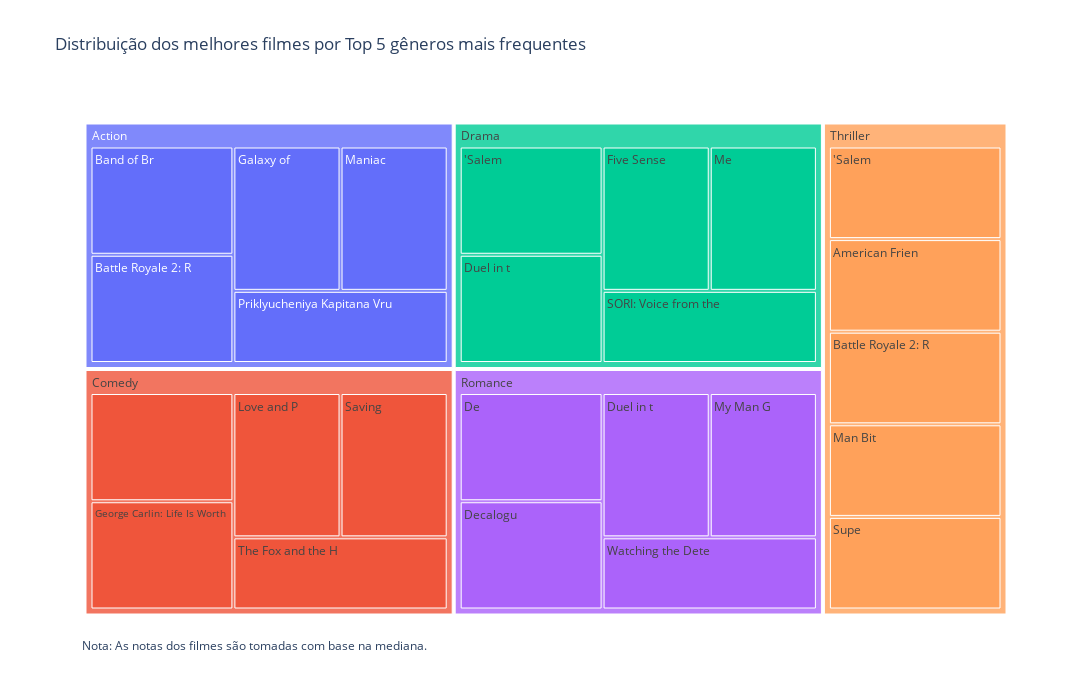

Notebook source saved alongside this figure:
### Code cell
# Rating baseado na mediana
fig = px.treemap(movies_by_genres_df, path=['genres', 'title'], 
                 title='Distribuição dos melhores filmes por Top 5 gêneros mais frequentes')

fig.update_layout(
    height=700, 
    width=1100,
    annotations=[
        dict(
            x=0,
            y=-0.07,
            showarrow=False,
            text="Nota: As notas dos filmes são tomadas com base na mediana.",
            xref="paper",
            yref="paper"
        )
    ]
)

fig.show()

### Figure 1 — Plotly figure (JSON) as saved in the notebook; plotly's stock layout.template omitted (floating-point values rounded to 4 significant figures)
{"data": [{"branchvalues": "total", "domain": {"x": [0, 1], "y": [0, 1]}, "hovertemplate": "labels=%{label}<br>count=%{value}<br>parent=%{parent}<br>id=%{id}<extra></extra>", "ids": ["Comedy/", "Drama/'Salem", "Thriller/'Salem", "Thriller/American Frien", "Action/Band of Br", "Action/Battle Royale 2: R", "Thriller/Battle Royale 2: R", "Romance/De", "Romance/Decalogu", "Drama/Duel in t", "Romance/Duel in t", "Drama/Five Sense", "Action/Galaxy of ", "Comedy/George Carlin: Life Is Worth ", "Comedy/Love and P", "Thriller/Man Bit", "Action/Maniac", "Drama/Me", "Romance/My Man G", "Action/Priklyucheniya Kapitana Vru", "Drama/SORI: Voice from the", "Comedy/Saving", "Thriller/Supe", "Comedy/The Fox and the H", "Romance/Watching the Dete", "Action", "Comedy", "Drama", "Romance", "Thriller"], "labels": ["", "'Salem", "'Salem", "American Frien", "Band of Br", "Battle Royale 2: R", "Battle Royale 2: R", "De", "Decalogu", "Duel in t", "Duel in t", "Five Sense", "Galaxy of ", "George Carlin: Life Is Worth ", "Love and P", "Man Bit", "Maniac", "Me", "My Man G", "Priklyucheniya Kapitana Vru", "SORI: Voice from the", "Saving", "Supe", "The Fox and the H", "Watching the Dete", "Action", "Comedy", "Drama", "Romance", "Thriller"], "name": "", "parents": ["Comedy", "Drama", "Thriller", "Thriller", "Action", "Action", "Thriller", "Romance", "Romance", "Drama", "Romance", "Drama", "Action", "Comedy", "Comedy", "Thriller", "Action", "Drama", "Romance", "Action", "Drama", "Comedy", "Thriller", "Comedy", "Romance", "", "", "", "", ""], "type": "treemap", "values": [1, 1, 1, 1, 1, 1, 1, 1, 1, 1, 1, 1, 1, 1, 1, 1, 1, 1, 1, 1, 1, 1, 1, 1, 1, 5, 5, 5, 5, 5]}], "layout": {"annotations": [{"showarrow": false, "text": "Nota: As notas dos filmes são tomadas com base na mediana.", "x": 0, "xref": "paper", "y": -0.07, "yref": "paper"}], "height": 700, "legend": {"tracegroupgap": 0}, "title": {"text": "Distribuição dos melhores filmes por Top 5 gêneros mais frequentes"}, "width": 1100}}
